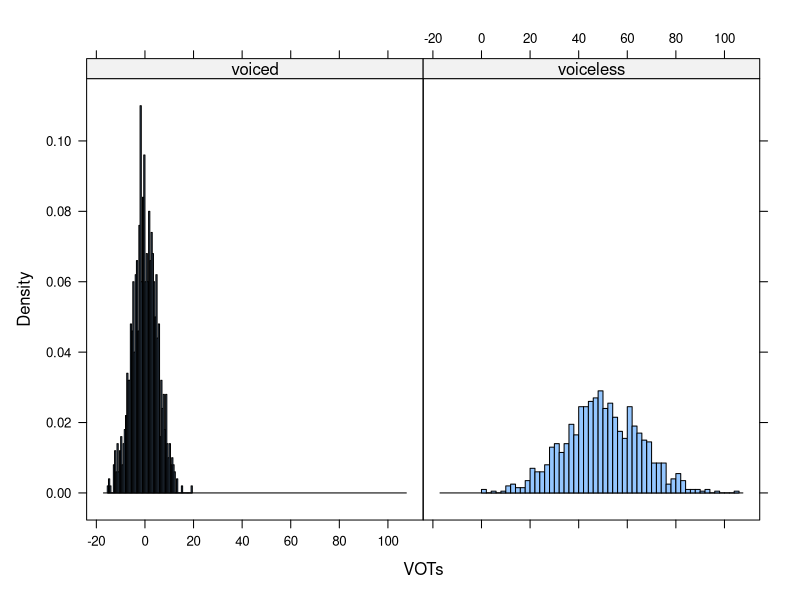
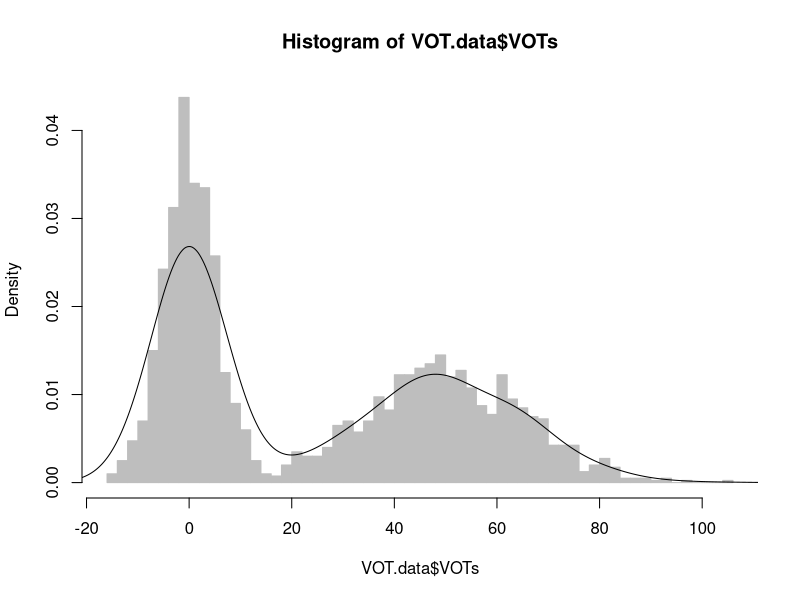
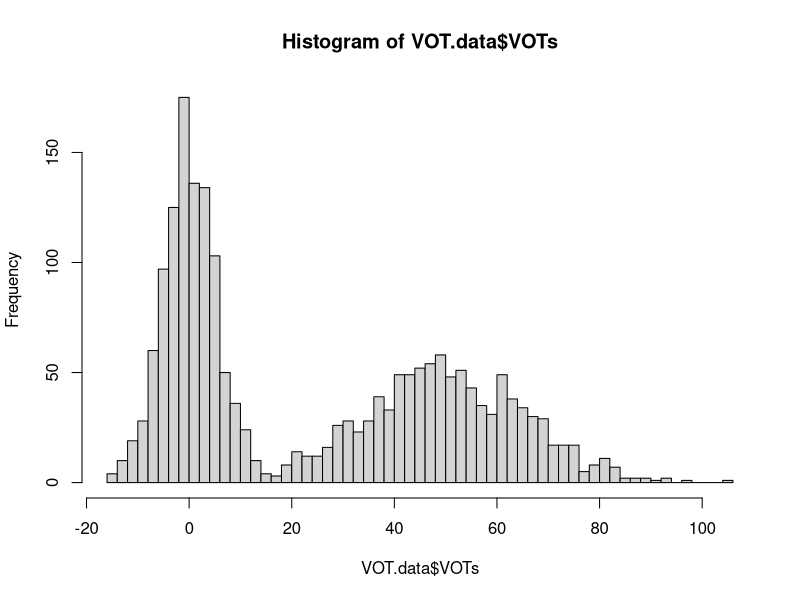
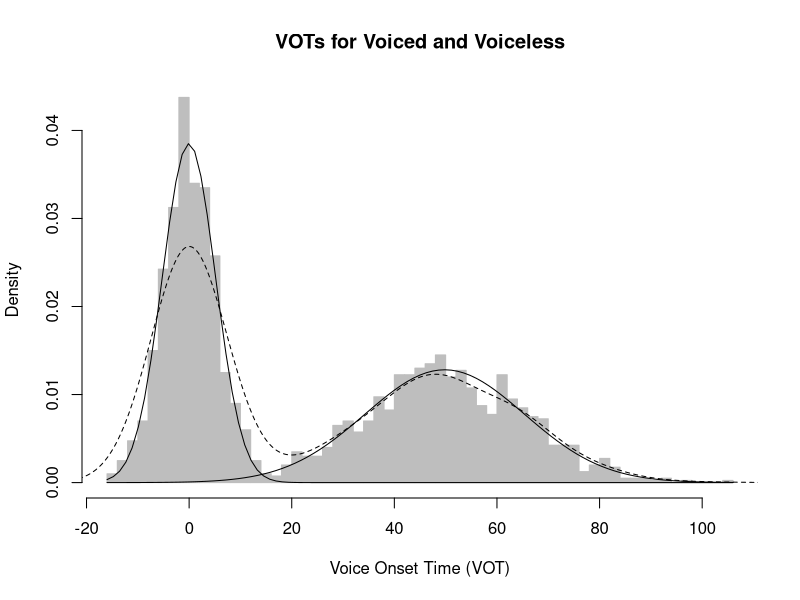
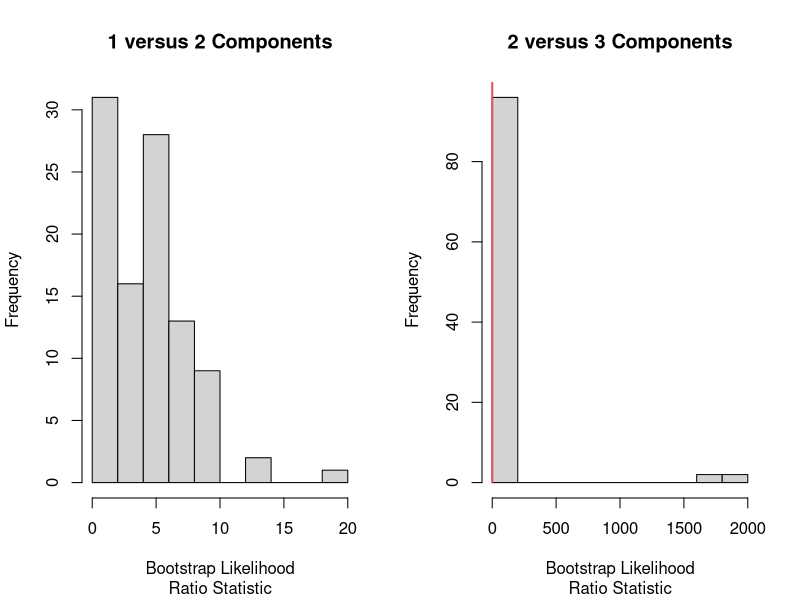

Write the R code that produced these figures, in order.
####Mixture of Gaussian  Models: A Tutorial Using simulated VOT data####
#A tutorial using the library Mixtools to model infants' statistical learning of speech sound categories
#The statistical model is a MOG whose parameters are estimated using the EM algorithm
#First, a model is introduced to estimate parameters of VOT distrbutions for voiced/voiceless speech sounds using EM.
#Then, a hypothesis testing approach is introduced to determine the number of components/categories.

####Background Info####
#Model based loosely off of McMurray et al. (2009), Developmental Science, and Kuhl et al. (1997), 
#Infants learn speech sound categories based off of distributional features of speech cues.
#Evidence suggests that infant use voice onset time (VOT) to learn voiced and voiceless speech sounds.

####Developmental Ceveats####
#McMurray et al. (2009) argue directly against using MOGs with the EM algorithm to model infant statistical learning for two reasons:
#EM algorithm uses a large batch of input, but infants must learn iteratively (i.e., they do not get "batch" data). 
#EM algorithm doesn't learn the number of Gaussians/categories (the number is specified a priori #), only the parameters of the Gaussians are estimated
#In their paper, McMurray et al. (2009) discared the EM alogrithm and use MLE with a competition algorithm.
#Here, I use EM, as that is implemented in mixtools.

#Mixtools is an R library for MOG
install.packages("mixtools") #Mixtools has built in MOG models with the EM algorithm
library(mixtools)

####Simulate VOT language input####
#Simulated input parameters taken from MCMurray et al. (2009), table 1
#Bimodel distrbution of VOTs reflecting voiced and voiceless speech sounds
#voiced parameters: mean = 0, sd = 5, lambda = 0.5
mu.vd <- 0
sd.vd <- 5
lam.vd <- 0.5

#voiceless: mean = 50, sd = 15, lambda = 0.5
mu.vl <- 50
sd.vl <- 15
lam.vl <- 0.5

#number of samples
n = 1000

#set seed
set.seed(1)

#Sample from normal distribution and create voiced/voiceless factor
VOTs <- c(rnorm(n, mean = mu.vd, sd = sd.vd),rnorm(n, mean = mu.vl, sd = sd.vl))
VOT.type <- factor(rep(c("voiced", "voiceless"), times = c(n,n)))

#Create data frame
VOT.data <- data.frame(VOT.type, VOTs)

head(VOT.data)
dim(VOT.data)

#Plot density by voiced/voiceless
lattice::histogram(~ VOTs | VOT.type, data = VOT.data, type = "density", breaks = 50)

#Plot density of all VOT data
hist(VOT.data$VOTs, breaks = 50, freq = FALSE, col="grey",border="grey")
lines(density(VOT.data$VOTs))

#### Initialize MOG model with a prioi # of Guassians/cateogires (e.g. K) ####

#We know a priori that the distribution of VOTs is bimodal. Let's try 2 components.
k <- 2 # num of Gaussians/categories

#Run model
# k = num of components/Gaussians
# maxit = num
# epsilon = 
mixmdl <- normalmixEM(VOT.data$VOTs, k = k, maxit = 100, epsilon = 0.01)

#Summary of model
summary(mixmdl)

#Fitted parameters. Hey! The fitted parameters match the parameters of the simulated data quite well.
mixmdl$mu
mixmdl$sigma
mixmdl$lambda

#Plot density of VOT data with model fit
#Function that adds the density of a given component of the MOG; scaled by lambda for comparable visualization
plot.normal.components <- function(mixture,component.number,...) {
  curve(mixture$lambda[component.number] *
          dnorm(x,mean=mixture$mu[component.number],
                sd=mixture$sigma[component.number]), add=TRUE, ...)
}

plot(hist(VOT.data$VOTs,breaks=50),col="grey",border="grey",freq=FALSE,
     xlab="Voice Onset Time (VOT)",main="VOTs for Voiced and Voiceless")
lines(density(VOT.data$VOTs),lty=2)
sapply(1:k,plot.normal.components,mixture=mixmdl)

## Initialize MOG model to have it learn K through bootstrapping and hypothesis testing
mixmdl.2 <- boot.comp(VOT.data$VOTs,max.comp=15,mix.type="normalmix",
                      maxit=100,epsilon=1e-2)
#Summary
summary(mixmdl.2)
str(mixmdl.2)

#Hypothesis tests
mixmdl.2$p.values
mixmdl.2$obs.log.lik
